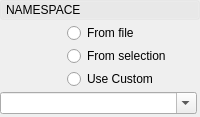
    <widget class="QFrame" name="namespaceToggleBox">
     <property name="styleSheet">
      <string notr="true"/>
     </property>
     <property name="frameShape">
      <enum>QFrame::NoFrame</enum>
     </property>
     <property name="frameShadow">
      <enum>QFrame::Plain</enum>
     </property>
     <layout class="QVBoxLayout" name="verticalLayout_16">
      <property name="spacing">
       <number>0</number>
      </property>
      <property name="margin">
       <number>0</number>
      </property>
      <item>
       <widget class="QFrame" name="namespaceToggleBoxHeading">
        <property name="styleSheet">
         <string notr="true"/>
        </property>
        <property name="frameShape">
         <enum>QFrame::NoFrame</enum>
        </property>
        <property name="frameShadow">
         <enum>QFrame::Plain</enum>
        </property>
        <layout class="QVBoxLayout" name="verticalLayout_17">
         <property name="spacing">
          <number>0</number>
         </property>
         <property name="margin">
          <number>0</number>
         </property>
         <item>
          <widget class="QPushButton" name="namespaceToggleBoxButton">
           <property name="minimumSize">
            <size>
             <width>0</width>
             <height>20</height>
            </size>
           </property>
           <property name="styleSheet">
            <string notr="true">
QPushButton {
	Text-align: left;
	padding-left: 5px;
}

QPushButton:Checked {
	background-color: rgb(255,255,255,25);
}

QPushButton:!Checked {
	background-color: rgb(255,255,255,10);
}</string>
           </property>
           <property name="text">
            <string>NAMESPACE</string>
           </property>
           <property name="checkable">
            <bool>true</bool>
           </property>
           <property name="checked">
            <bool>true</bool>
           </property>
           <property name="flat">
            <bool>true</bool>
           </property>
          </widget>
         </item>
        </layout>
       </widget>
      </item>
      <item>
       <widget class="QFrame" name="namespaceToggleBoxFrame">
        <property name="sizePolicy">
         <sizepolicy hsizetype="Preferred" vsizetype="Expanding">
          <horstretch>0</horstretch>
          <verstretch>0</verstretch>
         </sizepolicy>
        </property>
        <property name="styleSheet">
         <string notr="true"/>
        </property>
        <property name="frameShape">
         <enum>QFrame::NoFrame</enum>
        </property>
        <property name="frameShadow">
         <enum>QFrame::Plain</enum>
        </property>
        <layout class="QVBoxLayout" name="verticalLayout_18">
         <property name="spacing">
          <number>3</number>
         </property>
         <property name="leftMargin">
          <number>0</number>
         </property>
         <property name="topMargin">
          <number>3</number>
         </property>
         <property name="rightMargin">
          <number>3</number>
         </property>
         <property name="bottomMargin">
          <number>3</number>
         </property>
         <item>
          <layout class="QHBoxLayout" name="horizontalLayout_5">
           <property name="spacing">
            <number>2</number>
           </property>
           <property name="leftMargin">
            <number>0</number>
           </property>
           <property name="topMargin">
            <number>0</number>
           </property>
           <item>
            <widget class="QLabel" name="label_16">
             <property name="sizePolicy">
              <sizepolicy hsizetype="Preferred" vsizetype="Preferred">
               <horstretch>2</horstretch>
               <verstretch>0</verstretch>
              </sizepolicy>
             </property>
             <property name="minimumSize">
              <size>
               <width>40</width>
               <height>0</height>
              </size>
             </property>
             <property name="maximumSize">
              <size>
               <width>16777215</width>
               <height>16777215</height>
              </size>
             </property>
             <property name="layoutDirection">
              <enum>Qt::LeftToRight</enum>
             </property>
             <property name="text">
              <string/>
             </property>
             <property name="alignment">
              <set>Qt::AlignRight|Qt::AlignTrailing|Qt::AlignVCenter</set>
             </property>
            </widget>
           </item>
           <item>
            <widget class="QRadioButton" name="useFileNamespace">
             <property name="sizePolicy">
              <sizepolicy hsizetype="Expanding" vsizetype="Fixed">
               <horstretch>4</horstretch>
               <verstretch>0</verstretch>
              </sizepolicy>
             </property>
             <property name="minimumSize">
              <size>
               <width>100</width>
               <height>0</height>
              </size>
             </property>
             <property name="toolTip">
              <string/>
             </property>
             <property name="text">
              <string>From file</string>
             </property>
            </widget>
           </item>
          </layout>
         </item>
         <item>
          <layout class="QHBoxLayout" name="horizontalLayout_12">
           <property name="spacing">
            <number>2</number>
           </property>
           <property name="leftMargin">
            <number>0</number>
           </property>
           <property name="topMargin">
            <number>0</number>
           </property>
           <item>
            <widget class="QLabel" name="label_17">
             <property name="sizePolicy">
              <sizepolicy hsizetype="Preferred" vsizetype="Preferred">
               <horstretch>2</horstretch>
               <verstretch>0</verstretch>
              </sizepolicy>
             </property>
             <property name="minimumSize">
              <size>
               <width>40</width>
               <height>0</height>
              </size>
             </property>
             <property name="maximumSize">
              <size>
               <width>16777215</width>
               <height>16777215</height>
              </size>
             </property>
             <property name="layoutDirection">
              <enum>Qt::LeftToRight</enum>
             </property>
             <property name="text">
              <string/>
             </property>
             <property name="alignment">
              <set>Qt::AlignRight|Qt::AlignTrailing|Qt::AlignVCenter</set>
             </property>
            </widget>
           </item>
           <item>
            <widget class="QRadioButton" name="useSelectionNamespace">
             <property name="sizePolicy">
              <sizepolicy hsizetype="Expanding" vsizetype="Fixed">
               <horstretch>4</horstretch>
               <verstretch>0</verstretch>
              </sizepolicy>
             </property>
             <property name="minimumSize">
              <size>
               <width>100</width>
               <height>0</height>
              </size>
             </property>
             <property name="text">
              <string>From selection</string>
             </property>
            </widget>
           </item>
          </layout>
         </item>
         <item>
          <layout class="QHBoxLayout" name="horizontalLayout_16">
           <property name="spacing">
            <number>2</number>
           </property>
           <property name="leftMargin">
            <number>0</number>
           </property>
           <property name="topMargin">
            <number>0</number>
           </property>
           <item>
            <widget class="QLabel" name="label_19">
             <property name="sizePolicy">
              <sizepolicy hsizetype="Preferred" vsizetype="Preferred">
               <horstretch>2</horstretch>
               <verstretch>0</verstretch>
              </sizepolicy>
             </property>
             <property name="minimumSize">
              <size>
               <width>40</width>
               <height>0</height>
              </size>
             </property>
             <property name="maximumSize">
              <size>
               <width>16777215</width>
               <height>16777215</height>
              </size>
             </property>
             <property name="layoutDirection">
              <enum>Qt::LeftToRight</enum>
             </property>
             <property name="text">
              <string/>
             </property>
             <property name="alignment">
              <set>Qt::AlignRight|Qt::AlignTrailing|Qt::AlignVCenter</set>
             </property>
            </widget>
           </item>
           <item>
            <widget class="QRadioButton" name="useCustomNamespace">
             <property name="sizePolicy">
              <sizepolicy hsizetype="Expanding" vsizetype="Fixed">
               <horstretch>4</horstretch>
               <verstretch>0</verstretch>
              </sizepolicy>
             </property>
             <property name="minimumSize">
              <size>
               <width>100</width>
               <height>0</height>
              </size>
             </property>
             <property name="text">
              <string>Use Custom</string>
             </property>
            </widget>
           </item>
          </layout>
         </item>
         <item>
          <widget class="QComboBox" name="namespaceComboBox">
           <property name="sizePolicy">
            <sizepolicy hsizetype="Preferred" vsizetype="Preferred">
             <horstretch>0</horstretch>
             <verstretch>0</verstretch>
            </sizepolicy>
           </property>
           <property name="editable">
            <bool>true</bool>
           </property>
           <property name="frame">
            <bool>true</bool>
           </property>
          </widget>
         </item>
        </layout>
       </widget>
      </item>
     </layout>
    </widget>
